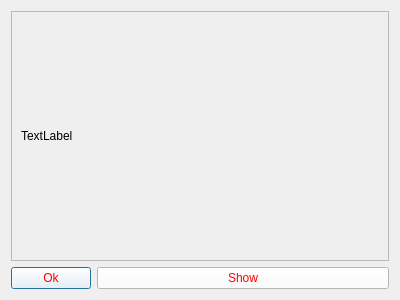
<?xml version="1.0" encoding="UTF-8"?>
<ui version="4.0">
 <class>List</class>
 <widget class="QDialog" name="List">
  <property name="geometry">
   <rect>
    <x>0</x>
    <y>0</y>
    <width>400</width>
    <height>300</height>
   </rect>
  </property>
  <property name="windowTitle">
   <string>Dialog</string>
  </property>
  <layout class="QHBoxLayout" name="horizontalLayout">
   <item>
    <layout class="QVBoxLayout" name="verticalLayout">
     <item>
      <widget class="QScrollArea" name="scrollArea">
       <property name="widgetResizable">
        <bool>true</bool>
       </property>
       <widget class="QWidget" name="scrollAreaWidgetContents">
        <property name="geometry">
         <rect>
          <x>0</x>
          <y>0</y>
          <width>374</width>
          <height>237</height>
         </rect>
        </property>
        <layout class="QHBoxLayout" name="horizontalLayout_2">
         <item>
          <widget class="QLabel" name="label">
           <property name="text">
            <string>TextLabel</string>
           </property>
          </widget>
         </item>
        </layout>
       </widget>
      </widget>
     </item>
     <item>
      <layout class="QFormLayout" name="formLayout">
       <item row="0" column="0">
        <widget class="QPushButton" name="pushButton">
         <property name="styleSheet">
          <string notr="true">background-color: #fff;
color: red;</string>
         </property>
         <property name="text">
          <string>Ok</string>
         </property>
        </widget>
       </item>
       <item row="0" column="1">
        <widget class="QPushButton" name="pushButton_2">
         <property name="styleSheet">
          <string notr="true">background-color: #fff;
color: red;</string>
         </property>
         <property name="text">
          <string>Show</string>
         </property>
        </widget>
       </item>
      </layout>
     </item>
    </layout>
   </item>
  </layout>
 </widget>
 <resources/>
 <connections/>
</ui>
